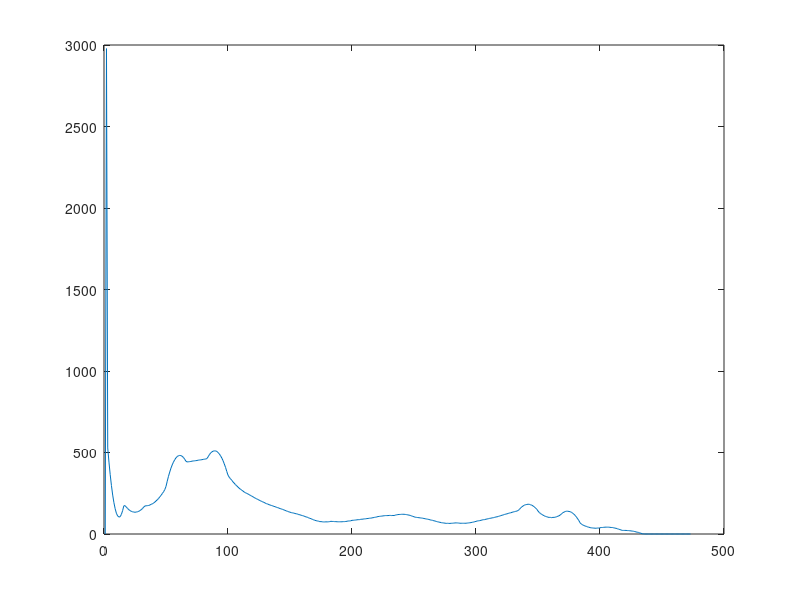
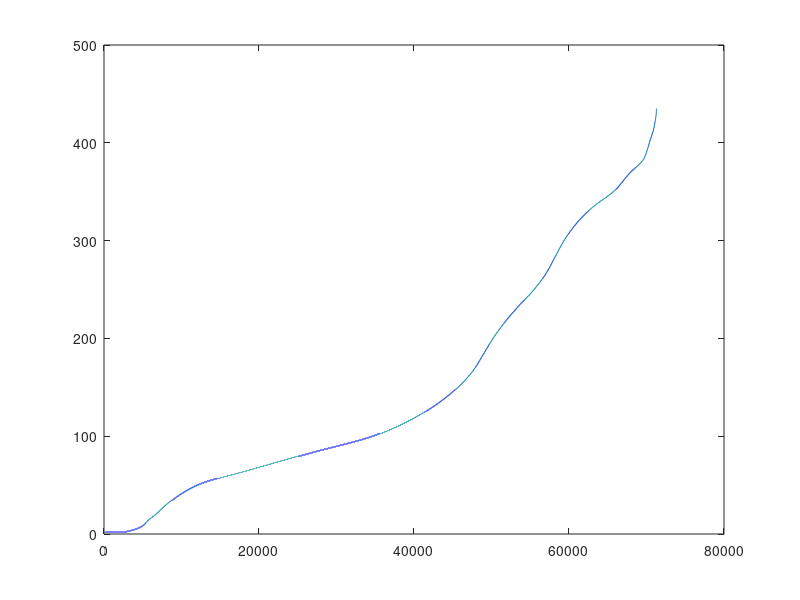
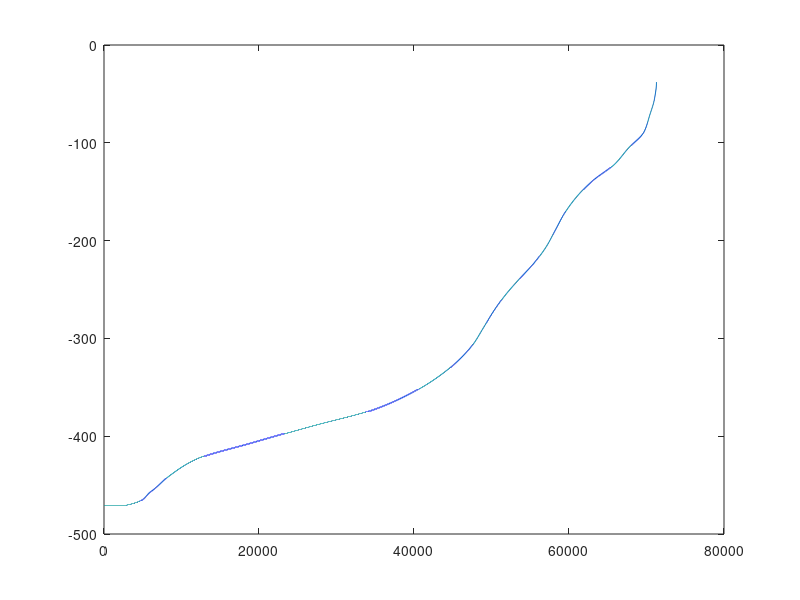

Recreate these plots in MATLAB, in order.
% Script for creating input data for real time distribution of vaccines
clear; close all
% From digitizing - day - fraction fully vaccinated population pairs
% Starts with 01/01/2021
data_raw = load('vaccinesWestchester.txt');
% Time offset - max to consider, #day the simulation start from 01/01/2021
del_t = 473;
% Time, days
time_raw = data_raw(:,1);
% Size of New Rochelle
N_NR = 79205;
% Total number of full dose vaccines
data_total_raw = data_raw(:,2)*N_NR;

% Interpolate and generate the data in 1 day intervals
% Trim so it goes 01/01/2021 until 04/19/2022 - inclusive, 04/19 is the
% start of the simulation and it is included in the offsetting
time = 1:del_t;
data_total = round(pchip(time_raw, data_total_raw, time));

% Plots of totals
% plot(time, data_total)
% plot(time, data_total/N_NR)

% New full doses in a day
data_day = [data_total(1), data_total(2:end)-data_total(1:end-1)];
figure(1), plot(time, data_day)

% Generate an array of times x #vaccines per day
ind = 1;
for id = 1:length(data_day)
    for jd = 1:data_day(id)
        output(ind) = time(id);
        ind = ind + 1;
    end
end

figure(2), plot(output)

offsets = (output - del_t)';
min(offsets)
max(offsets)

figure(3), plot(offsets)

save('vac_times_NR.txt', 'offsets', '-ascii')
